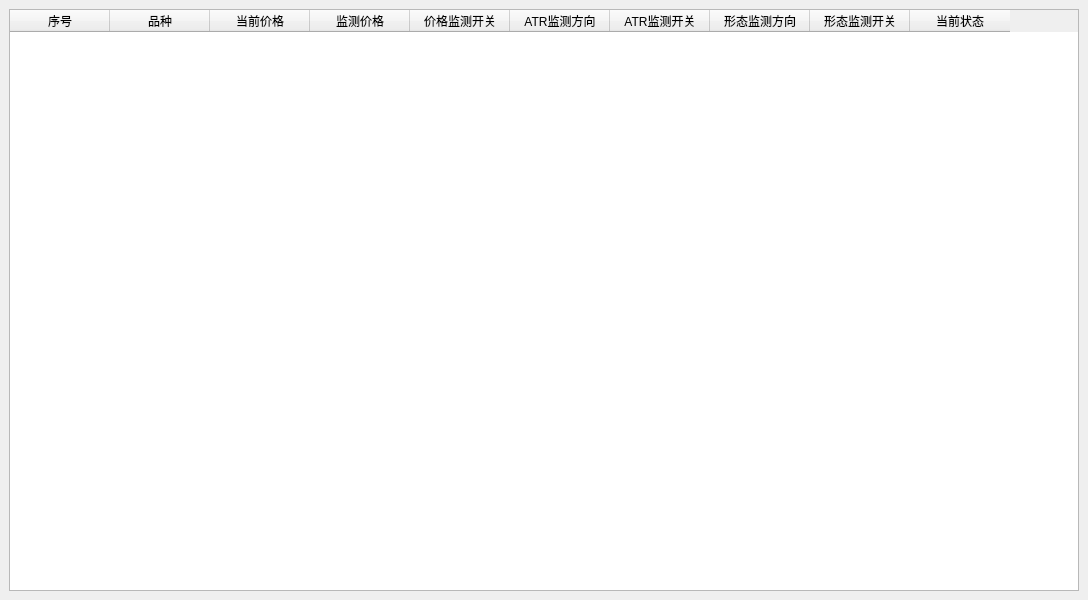
<?xml version="1.0" encoding="UTF-8"?>
<ui version="4.0">
 <class>MainWindow</class>
 <widget class="QMainWindow" name="MainWindow">
  <property name="geometry">
   <rect>
    <x>0</x>
    <y>0</y>
    <width>1088</width>
    <height>600</height>
   </rect>
  </property>
  <property name="windowTitle">
   <string>期货价格监测软件</string>
  </property>
  <widget class="QWidget" name="centralWidget">
   <layout class="QVBoxLayout" name="verticalLayout">
    <item>
     <widget class="QTableWidget" name="tableWidget">
      <column>
       <property name="text">
        <string>序号</string>
       </property>
      </column>
      <column>
       <property name="text">
        <string>品种</string>
       </property>
      </column>
      <column>
       <property name="text">
        <string>当前价格</string>
       </property>
      </column>
      <column>
       <property name="text">
        <string>监测价格</string>
       </property>
      </column>
      <column>
       <property name="text">
        <string>价格监测开关</string>
       </property>
      </column>
      <column>
       <property name="text">
        <string>ATR监测方向</string>
       </property>
      </column>
      <column>
       <property name="text">
        <string>ATR监测开关</string>
       </property>
      </column>
      <column>
       <property name="text">
        <string>形态监测方向</string>
       </property>
      </column>
      <column>
       <property name="text">
        <string>形态监测开关</string>
       </property>
      </column>
      <column>
       <property name="text">
        <string>当前状态</string>
       </property>
      </column>
     </widget>
    </item>
   </layout>
  </widget>
 </widget>
 <resources/>
 <connections/>
</ui>
